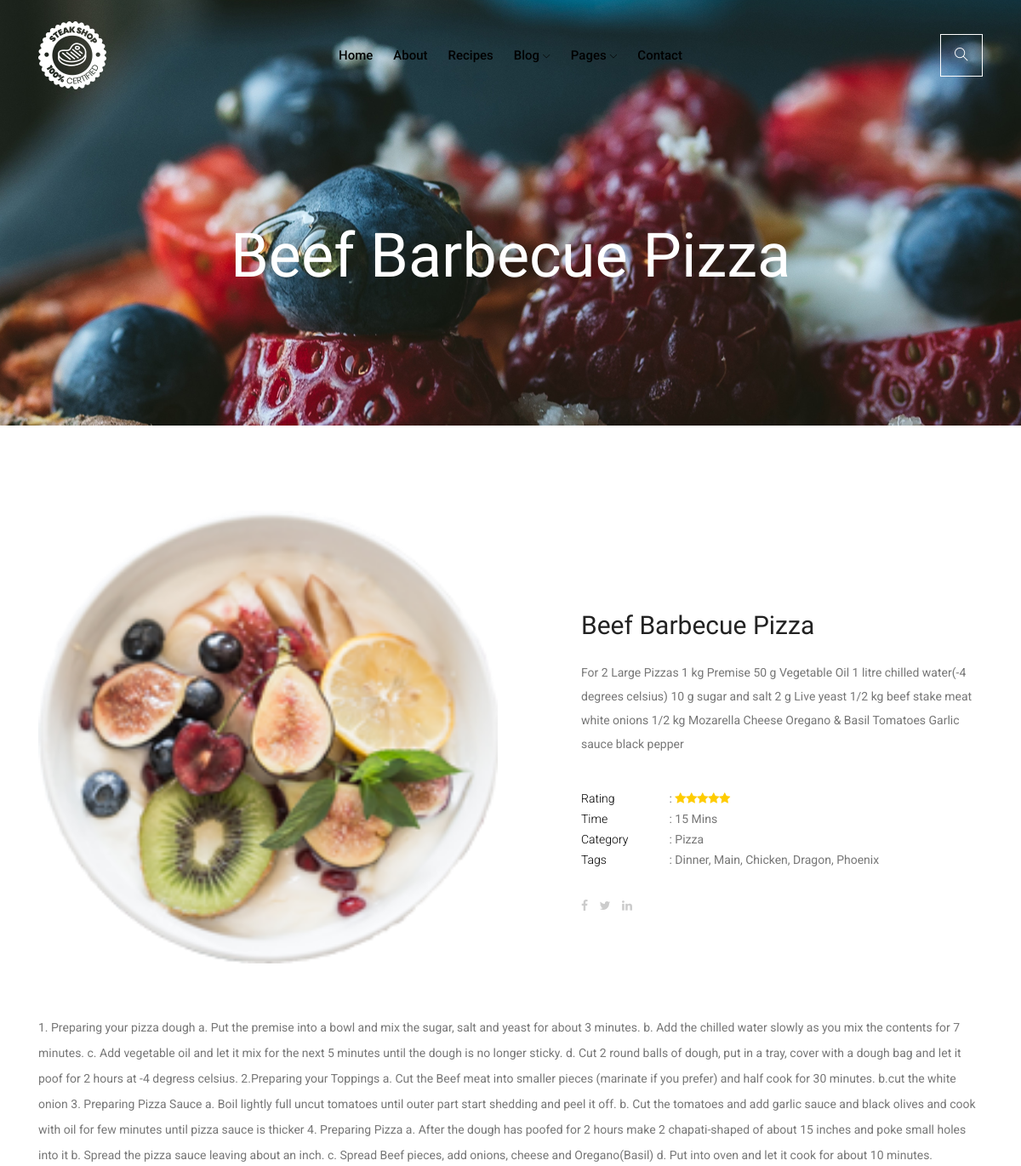
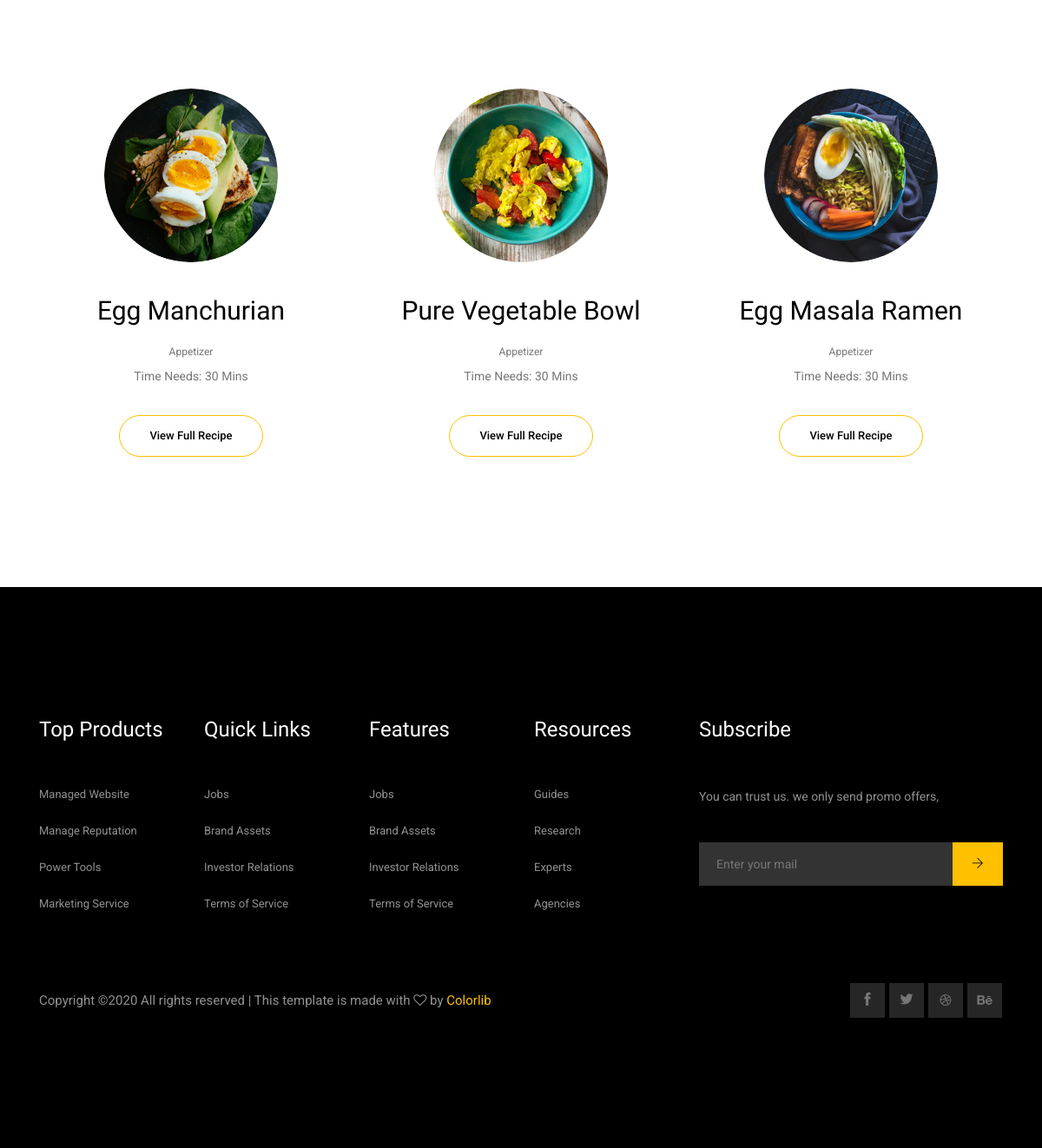
/recipe/1, run on the app's committed database (2 pictures, top to bottom).
### recipe/models.py (models this page shows, shortened)
class Recipe(models.Model):
    image = models.ImageField(default='default.jpg', upload_to='recipe_pics')
    title = models.CharField(max_length=100)
    category = models.ForeignKey(Category, on_delete=models.CASCADE)
    duration = models.IntegerField()
    ingredients = models.TextField(default='')
    instructions = models.TextField(default='')
    chef = models.ForeignKey(User, on_delete=models.CASCADE)

class Category(models.Model):
    name = models.CharField(max_length=64)
    description = models.CharField(max_length=200)
    def __str__(self):
        return self.name

### recipe/views.py (the view)
# urls.py: path('recipe/<int:pk>', views.recipe_detail, name='recipe-detail')
def recipe_detail(request, pk):
    context = {
        'recipe' : Recipe.objects.get(pk=pk)
    }
    return render(request, 'recipe/recipes_details.html', context)

### recipe/templates/recipe/recipes_details.html
{% extends 'recipe/base.html' %}
{% block content %}
    <div class="bradcam_area bradcam_bg_1">
        <div class="container">
            <div class="row">
                <div class="col-xl-12">
                    <div class="bradcam_text text-center">
                        <h3>{{recipe.title}}</h3>
                    </div>
                </div>
            </div>
        </div>
    </div>
    <div class="recepie_details_area">
        <div class="container">
            <div class="row align-items-center">
                <div class="col-xl-6 col-md-6">
                    <div class="recepies_thumb">
                        <img src="{{recipe.image.url}}" alt="">
                    </div>
                </div>
                <div class="col-xl-6 col-md-6">
                    <div class="recepies_info">
                        <h3>{{recipe.title}}</h3>
                        <p>{{recipe.ingredients}}</p>
                        <div class="resepies_details">
                            <ul>
                                <li><p><strong>Rating</strong> : <i class="fa fa-star"></i><i class="fa fa-star"></i><i class="fa fa-star"></i><i class="fa fa-star"></i><i class="fa fa-star"></i> </p></li>
                                <li><p><strong>Time</strong> : {{recipe.duration}} Mins </p></li>
                                <li><p><strong>Category</strong> : {{recipe.category}} </p></li>
                                <li><p><strong>Tags</strong> :  Dinner, Main, Chicken, Dragon, Phoenix </p></li>
                            </ul>
                        </div>
                        <div class="links">
                            <a href="#"> <i class="fa fa-facebook"></i> </a>
                            <a href="#"> <i class="fa fa-twitter"></i> </a>
                            <a href="#"> <i class="fa fa-linkedin"></i> </a>
                        </div>
                    </div>
                </div>
            </div>
            <div class="row">
                <div class="col-xl-12">
                    <div class="recepies_text">
                        <p>{{recipe.instructions | safe }}</p>
                    </div>
                </div>
            </div>
        </div>
    </div>
    <div class="recepie_area inc_padding">
        <div class="container">
            <div class="row">
                <div class="col-xl-4 col-lg-4 col-md-6">
                    <div class="single_recepie text-center">
                        <div class="recepie_thumb">
                            <img src="img/recepie/recpie_1.png" alt="">
                        </div>
                        <h3>Egg Manchurian</h3>
                        <span>Appetizer</span>
                        <p>Time Needs: 30 Mins</p>
                        <a href="#" class="line_btn">View Full Recipe</a>
                    </div>
                </div>
                <div class="col-xl-4 col-lg-4 col-md-6">
                    <div class="single_recepie text-center">
                        <div class="recepie_thumb">
                            <img src="img/recepie/recpie_2.png" alt="">
                        </div>
                        <h3>Pure Vegetable Bowl</h3>
                        <span>Appetizer</span>
                        <p>Time Needs: 30 Mins</p>
                        <a href="#" class="line_btn">View Full Recipe</a>
                    </div>
                </div>
                <div class="col-xl-4 col-lg-4 col-md-6">
                    <div class="single_recepie text-center">
                        <div class="recepie_thumb">
                            <img src="img/recepie/recpie_3.png" alt="">
                        </div>
                        <h3>Egg Masala Ramen</h3>
                        <span>Appetizer</span>
                        <p>Time Needs: 30 Mins</p>
                        <a href="#" class="line_btn">View Full Recipe</a>
                    </div>
                </div>
            </div>
        </div>
    </div>
{% endblock content %}

### recipe/templates/recipe/base.html (shortened to what this page needs)
{% load static %}
<!doctype html>
<html class="no-js" lang="zxx">
<head>
    <link rel="stylesheet" href="{% static 'recipe/css/bootstrap.min.css' %}">
    <link rel="stylesheet" href="{% static 'recipe/css/owl.carousel.min.css' %}">
    <link rel="stylesheet" href="{% static 'recipe/css/magnific-popup.css' %}">
    <link rel="stylesheet" href="{% static 'recipe/css/font-awesome.min.css' %}">
    <link rel="stylesheet" href="{% static 'recipe/css/themify-icons.css' %}">
    <link rel="stylesheet" href="{% static 'recipe/css/nice-select.css' %}">
    <link rel="stylesheet" href="{% static 'recipe/css/flaticon.css' %}">
    <link rel="stylesheet" href="{% static 'recipe/css/gijgo.css' %}">
    <link rel="stylesheet" href="{% static 'recipe/css/animate.min.css' %}">
    <link rel="stylesheet" href="{% static 'recipe/css/slick.css' %}">
    <link rel="stylesheet" href="{% static 'recipe/css/slicknav.css' %}">
    <link rel="stylesheet" href="{% static 'recipe/css/style.css' %}">
</head>
<body>
   {% include 'recipe/navbar.html' %}
   {% block content %}
   {% endblock content %}
   {% include 'recipe/footer.html' %}
</body>
</html>

### recipe/templates/recipe/navbar.html (shortened to what this page needs)
{% load static %}
<header>
    <div class="header-area ">
        <div id="sticky-header" class="main-header-area ">
            <div class="container">
                <div class="row align-items-center">
                    <div class="col-xl-3 col-lg-2">
                        <div class="logo">
                            <a href="index.html">
                                <img src="{% static 'recipe/img/logo.png' %}" alt="">
                            </a>
                        </div>
                    </div>
                    <div class="col-xl-6 col-lg-7">
                        <div class="main-menu   d-none d-lg-block">
                            <nav>
                                <ul id="navigation">
                                    <li><a href="index.html">home</a></li>
                                    <li><a href="about.html">about</a></li>
                                    <li><a href="Recipes.html">Recipes</a></li>
                                    <li><a href="#">blog <i class="ti-angle-down"></i></a>
                                    </li>
                                    <li><a href="#">pages <i class="ti-angle-down"></i></a>
                                    </li>
                                    <li><a href="contact.html">Contact</a></li>
                                </ul>
                            </nav>
                        </div>
                    </div>
                    <div class="col-xl-3 col-lg-3 d-none d-lg-block">
                        <div class="search_icon">
                            <a href="#">
                                <i class="ti-search"></i>
                            </a>
                        </div>
                    </div>
                    <div class="col-12">
                    </div>
                </div>
            </div>
        </div>
    </div>
</header>

### recipe/templates/recipe/footer.html
<footer class="footer">
    <div class="footer_top">
        <div class="container">
            <div class="row">
                <div class="col-xl-2 col-md-6 col-lg-2">
                    <div class="footer_widget">
                        <h3 class="footer_title">
                            Top Products
                        </h3>
                        <ul>
                            <li><a href="#">Managed Website</a></li>
                            <li><a href="#"> Manage Reputation</a></li>
                            <li><a href="#">Power Tools</a></li>
                            <li><a href="#">Marketing Service</a></li>
                        </ul>
                    </div>
                </div>
                <div class="col-xl-2 col-md-6 col-lg-2">
                    <div class="footer_widget">
                        <h3 class="footer_title">
                            Quick Links
                        </h3>
                        <ul>
                            <li><a href="#">Jobs</a></li>
                            <li><a href="#">Brand Assets</a></li>
                            <li><a href="#">Investor Relations</a></li>
                            <li><a href="#">Terms of Service</a></li>
                        </ul>
                    </div>
                </div>
                <div class="col-xl-2 col-md-6 col-lg-2">
                    <div class="footer_widget">
                        <h3 class="footer_title">
                            Features
                        </h3>
                        <ul>
                            <li><a href="#">Jobs</a></li>
                            <li><a href="#">Brand Assets</a></li>
                            <li><a href="#">Investor Relations</a></li>
                            <li><a href="#">Terms of Service</a></li>
                        </ul>
                    </div>
                </div>
                <div class="col-xl-2 col-md-6 col-lg-2">
                    <div class="footer_widget">
                        <h3 class="footer_title">
                            Resources
                        </h3>
                        <ul>
                            <li><a href="#">Guides</a></li>
                            <li><a href="#">Research</a></li>
                            <li><a href="#">Experts</a></li>
                            <li><a href="#">Agencies</a></li>
                        </ul>
                    </div>
                </div>
                <div class="col-xl-4 col-md-6 col-lg-4">
                        <div class="footer_widget">
                                <h3 class="footer_title">
                                        Subscribe
                                </h3>
                                <p class="newsletter_text">You can trust us. we only send promo offers,</p>
                                <form action="#" class="newsletter_form">
                                    <input type="text" placeholder="Enter your mail">
                                    <button type="submit"> <i class="ti-arrow-right"></i> </button>
                                </form>
                            </div>
                </div>
            </div>
        </div>
    </div>
    <div class="copy-right_text">
        <div class="container">
            <div class="footer_border"></div>
            <div class="row align-items-center">
                <div class="col-xl-8 col-md-8">
                    <p class="copy_right">
Copyright &copy;<script>document.write(new Date().getFullYear());</script> All rights reserved | This template is made with <i class="fa fa-heart-o" aria-hidden="true"></i> by <a href="https://colorlib.com" target="_blank">Colorlib</a>
                    </p>
                </div>
                <div class="col-xl-4 col-md-4">
                    <div class="socail_links">
                        <ul>
                            <li>
                                <a href="#">
                                    <i class="ti-facebook"></i>
                                </a>
                            </li>
                            <li>
                                <a href="#">
                                    <i class="ti-twitter-alt"></i>
                                </a>
                            </li>
                            <li>
                                <a href="#">
                                    <i class="fa fa-dribbble"></i>
                                </a>
                            </li>
                            <li>
                                <a href="#">
                                    <i class="fa fa-behance"></i>
                                </a>
                            </li>
                        </ul>
                    </div>
                </div>
            </div>
        </div>
    </div>
</footer>

### data on the page
Recipe: title "Beef Barbecue Pizza", image (picture), ingredients "For 2 Large Pizzas 1 kg Premise 50 g Vegetable Oil 1 litre chilled water(-4 degrees celsius) 10 g sugar and salt 2 g Live yeast 1/2 kg beef stake meat white onions 1/2 kg Mozarella Cheese Oregano & Basil Tomatoes Garlic sauce black pepper", duration "15", category "Pizza", instructions "1. Preparing your pizza dough a. Put the premise into a bowl and mix the sugar, salt and yeast for about 3 minutes. b. Add the chilled water slowly as you mix the contents for 7 minutes. c. Add vegetable oil and let it mix for the next 5 minutes until the dough is no longer sticky. d. Cut 2 round balls of dough, put in a tray, cover with a dough bag and let it poof for 2 hours at -4 degress celsius. 2.Preparing your Toppings a. Cut the Beef meat into smaller pieces (marinate if you prefer) and half cook for 30 minutes. b.cut the white onion 3. Preparing Pizza Sauce a. Boil lightly full uncut tomatoes until outer part start shedding and peel it off. b. Cut the tomatoes and add garlic sauce…"
